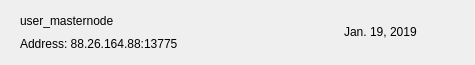
<?xml version="1.0" encoding="UTF-8"?>
<ui version="4.0">
 <class>MNRow</class>
 <widget class="QWidget" name="MNRow">
  <property name="geometry">
   <rect>
    <x>0</x>
    <y>0</y>
    <width>475</width>
    <height>65</height>
   </rect>
  </property>
  <property name="windowTitle">
   <string>Form</string>
  </property>
  <property name="styleSheet">
   <string notr="true"/>
  </property>
  <layout class="QVBoxLayout" name="verticalLayout_2">
   <property name="spacing">
    <number>0</number>
   </property>
   <property name="leftMargin">
    <number>20</number>
   </property>
   <property name="topMargin">
    <number>0</number>
   </property>
   <property name="rightMargin">
    <number>20</number>
   </property>
   <property name="bottomMargin">
    <number>0</number>
   </property>
   <item>
    <widget class="QFrame" name="frame_2">
     <property name="styleSheet">
      <string notr="true">border:none;</string>
     </property>
     <property name="frameShape">
      <enum>QFrame::StyledPanel</enum>
     </property>
     <property name="frameShadow">
      <enum>QFrame::Raised</enum>
     </property>
     <layout class="QHBoxLayout" name="horizontalLayout">
      <property name="leftMargin">
       <number>0</number>
      </property>
      <property name="rightMargin">
       <number>0</number>
      </property>
      <item>
       <widget class="QFrame" name="frame">
        <property name="styleSheet">
         <string notr="true">border:none;padding:0px;</string>
        </property>
        <property name="frameShape">
         <enum>QFrame::StyledPanel</enum>
        </property>
        <property name="frameShadow">
         <enum>QFrame::Raised</enum>
        </property>
        <layout class="QVBoxLayout" name="verticalLayout">
         <property name="spacing">
          <number>0</number>
         </property>
         <property name="leftMargin">
          <number>0</number>
         </property>
         <property name="topMargin">
          <number>0</number>
         </property>
         <property name="rightMargin">
          <number>0</number>
         </property>
         <property name="bottomMargin">
          <number>0</number>
         </property>
         <item>
          <widget class="QLabel" name="labelName">
           <property name="text">
            <string>user_masternode</string>
           </property>
          </widget>
         </item>
         <item>
          <widget class="QLabel" name="labelAddress">
           <property name="text">
            <string>Address: 88.26.164.88:13775</string>
           </property>
          </widget>
         </item>
        </layout>
       </widget>
      </item>
      <item>
       <spacer name="horizontalSpacer">
        <property name="orientation">
         <enum>Qt::Horizontal</enum>
        </property>
        <property name="sizeHint" stdset="0">
         <size>
          <width>40</width>
          <height>20</height>
         </size>
        </property>
       </spacer>
      </item>
      <item>
       <widget class="QLabel" name="labelDate">
        <property name="text">
         <string>Jan. 19, 2019</string>
        </property>
       </widget>
      </item>
      <item>
       <widget class="QPushButton" name="pushButtonMenu">
        <property name="focusPolicy">
         <enum>Qt::NoFocus</enum>
        </property>
        <property name="styleSheet">
         <string notr="true">border:none; background-color:transparent; padding:0px;</string>
        </property>
        <property name="text">
         <string/>
        </property>
        <property name="icon">
         <iconset>
          <normaloff>:/ic-menu-hover</normaloff>:/ic-menu-hover</iconset>
        </property>
        <property name="iconSize">
         <size>
          <width>24</width>
          <height>24</height>
         </size>
        </property>
       </widget>
      </item>
     </layout>
    </widget>
   </item>
   <item>
    <widget class="QLabel" name="lblDivisory">
     <property name="minimumSize">
      <size>
       <width>0</width>
       <height>1</height>
      </size>
     </property>
     <property name="maximumSize">
      <size>
       <width>16777215</width>
       <height>1</height>
      </size>
     </property>
     <property name="text">
      <string/>
     </property>
     <property name="alignment">
      <set>Qt::AlignBottom|Qt::AlignLeading|Qt::AlignLeft</set>
     </property>
    </widget>
   </item>
  </layout>
 </widget>
 <resources/>
 <connections/>
</ui>
